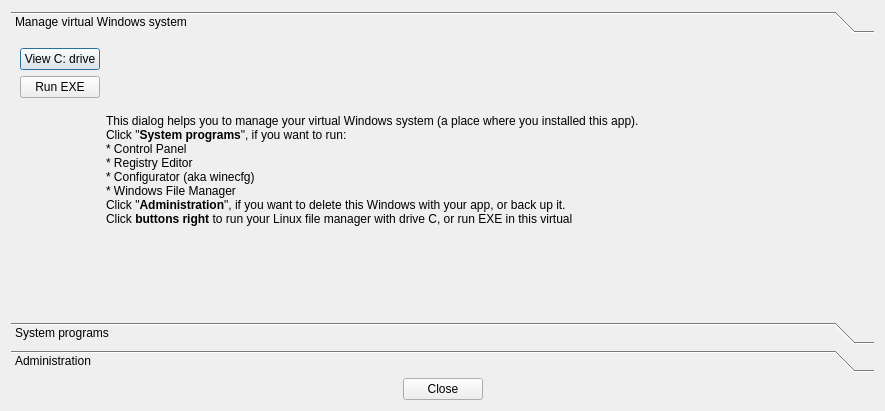
<?xml version="1.0" encoding="UTF-8"?>
<ui version="4.0">
 <class>PrefixDialog</class>
 <widget class="QDialog" name="PrefixDialog">
  <property name="geometry">
   <rect>
    <x>0</x>
    <y>0</y>
    <width>885</width>
    <height>411</height>
   </rect>
  </property>
  <property name="windowTitle">
   <string>Dialog</string>
  </property>
  <property name="windowIcon">
   <iconset resource="res.qrc">
    <normaloff>:/desktop/winegame.png</normaloff>:/desktop/winegame.png</iconset>
  </property>
  <layout class="QVBoxLayout" name="verticalLayout">
   <item>
    <widget class="QToolBox" name="toolBox">
     <property name="currentIndex">
      <number>0</number>
     </property>
     <widget class="QWidget" name="page">
      <property name="geometry">
       <rect>
        <x>0</x>
        <y>0</y>
        <width>867</width>
        <height>283</height>
       </rect>
      </property>
      <attribute name="label">
       <string>Manage virtual Windows system</string>
      </attribute>
      <layout class="QVBoxLayout" name="verticalLayout_2">
       <item>
        <layout class="QGridLayout" name="gridLayout_3">
         <item row="0" column="2" rowspan="3">
          <widget class="QLabel" name="label">
           <property name="text">
            <string>&lt;!DOCTYPE HTML PUBLIC &quot;-//W3C//DTD HTML 4.0//EN&quot; &quot;http://www.w3.org/TR/REC-html40/strict.dtd&quot;&gt;
&lt;html&gt;&lt;head&gt;&lt;meta name=&quot;qrichtext&quot; content=&quot;1&quot; /&gt;&lt;style type=&quot;text/css&quot;&gt;
p, li { white-space: pre-wrap; }
&lt;/style&gt;&lt;/head&gt;&lt;body style=&quot; font-family:'Droid Sans'; font-size:9pt; font-weight:400; font-style:normal;&quot;&gt;
&lt;p style=&quot; margin-top:0px; margin-bottom:0px; margin-left:0px; margin-right:0px; -qt-block-indent:0; text-indent:0px;&quot;&gt;This dialog helps you to manage your virtual Windows system (a place where you installed this app).&lt;/p&gt;
&lt;p style=&quot; margin-top:0px; margin-bottom:0px; margin-left:0px; margin-right:0px; -qt-block-indent:0; text-indent:0px;&quot;&gt;Click &amp;quot;&lt;span style=&quot; font-weight:600;&quot;&gt;System programs&lt;/span&gt;&amp;quot;, if you want to run:&lt;/p&gt;
&lt;p style=&quot; margin-top:0px; margin-bottom:0px; margin-left:0px; margin-right:0px; -qt-block-indent:0; text-indent:0px;&quot;&gt;* Control Panel&lt;/p&gt;
&lt;p style=&quot; margin-top:0px; margin-bottom:0px; margin-left:0px; margin-right:0px; -qt-block-indent:0; text-indent:0px;&quot;&gt;* Registry Editor&lt;/p&gt;
&lt;p style=&quot; margin-top:0px; margin-bottom:0px; margin-left:0px; margin-right:0px; -qt-block-indent:0; text-indent:0px;&quot;&gt;* Configurator (aka winecfg)&lt;/p&gt;
&lt;p style=&quot; margin-top:0px; margin-bottom:0px; margin-left:0px; margin-right:0px; -qt-block-indent:0; text-indent:0px;&quot;&gt;* Windows File Manager&lt;/p&gt;
&lt;p style=&quot; margin-top:0px; margin-bottom:0px; margin-left:0px; margin-right:0px; -qt-block-indent:0; text-indent:0px;&quot;&gt;Click &amp;quot;&lt;span style=&quot; font-weight:600;&quot;&gt;Administration&lt;/span&gt;&amp;quot;, if you want to delete this Windows with your app, or back up it.&lt;/p&gt;
&lt;p style=&quot; margin-top:0px; margin-bottom:0px; margin-left:0px; margin-right:0px; -qt-block-indent:0; text-indent:0px;&quot;&gt;Click &lt;span style=&quot; font-weight:600;&quot;&gt;buttons right&lt;/span&gt; to run your Linux file manager with drive C, or run EXE in this virtual&lt;/p&gt;
&lt;p style=&quot;-qt-paragraph-type:empty; margin-top:0px; margin-bottom:0px; margin-left:0px; margin-right:0px; -qt-block-indent:0; text-indent:0px;&quot;&gt;&lt;/p&gt;&lt;/body&gt;&lt;/html&gt;</string>
           </property>
          </widget>
         </item>
         <item row="0" column="3">
          <spacer name="horizontalSpacer">
           <property name="orientation">
            <enum>Qt::Horizontal</enum>
           </property>
           <property name="sizeHint" stdset="0">
            <size>
             <width>40</width>
             <height>20</height>
            </size>
           </property>
          </spacer>
         </item>
         <item row="0" column="0">
          <widget class="QPushButton" name="cmdC">
           <property name="text">
            <string>View C: drive</string>
           </property>
          </widget>
         </item>
         <item row="1" column="0">
          <widget class="QPushButton" name="cmdEXE">
           <property name="text">
            <string>Run EXE</string>
           </property>
           <property name="default">
            <bool>true</bool>
           </property>
          </widget>
         </item>
        </layout>
       </item>
      </layout>
     </widget>
     <widget class="QWidget" name="page_2">
      <property name="geometry">
       <rect>
        <x>0</x>
        <y>0</y>
        <width>867</width>
        <height>258</height>
       </rect>
      </property>
      <attribute name="label">
       <string>System programs</string>
      </attribute>
      <layout class="QGridLayout" name="gridLayout">
       <item row="0" column="0">
        <widget class="QPushButton" name="cmdWinecfg">
         <property name="text">
          <string>Configurator (aka winecfg)</string>
         </property>
         <property name="flat">
          <bool>true</bool>
         </property>
        </widget>
       </item>
       <item row="1" column="0">
        <widget class="QPushButton" name="cmdReg">
         <property name="text">
          <string>Registry Editor</string>
         </property>
         <property name="flat">
          <bool>true</bool>
         </property>
        </widget>
       </item>
       <item row="2" column="0">
        <widget class="QPushButton" name="cmdFM">
         <property name="text">
          <string>File Manager</string>
         </property>
         <property name="flat">
          <bool>true</bool>
         </property>
        </widget>
       </item>
       <item row="3" column="0">
        <widget class="QPushButton" name="cmdControl">
         <property name="text">
          <string>Control Panel</string>
         </property>
         <property name="flat">
          <bool>true</bool>
         </property>
        </widget>
       </item>
       <item row="5" column="0">
        <widget class="QPushButton" name="cmdTask">
         <property name="text">
          <string>Task Manager</string>
         </property>
         <property name="flat">
          <bool>true</bool>
         </property>
        </widget>
       </item>
       <item row="8" column="0">
        <widget class="QPushButton" name="cmdUninst">
         <property name="text">
          <string>Install/Remove programs</string>
         </property>
         <property name="flat">
          <bool>true</bool>
         </property>
        </widget>
       </item>
       <item row="6" column="0">
        <widget class="QPushButton" name="cmdWP">
         <property name="text">
          <string>WordPad</string>
         </property>
         <property name="flat">
          <bool>true</bool>
         </property>
        </widget>
       </item>
       <item row="9" column="0">
        <widget class="QPushButton" name="cmdTerm">
         <property name="text">
          <string>Command Line Terminal</string>
         </property>
         <property name="flat">
          <bool>true</bool>
         </property>
        </widget>
       </item>
       <item row="7" column="0">
        <widget class="QPushButton" name="cmdNotepad">
         <property name="text">
          <string>Notepad</string>
         </property>
         <property name="flat">
          <bool>true</bool>
         </property>
        </widget>
       </item>
      </layout>
     </widget>
     <widget class="QWidget" name="page_3">
      <property name="geometry">
       <rect>
        <x>0</x>
        <y>0</y>
        <width>867</width>
        <height>258</height>
       </rect>
      </property>
      <attribute name="label">
       <string>Administration</string>
      </attribute>
      <layout class="QGridLayout" name="gridLayout_2">
       <item row="0" column="0">
        <widget class="QPushButton" name="cmdBoot">
         <property name="text">
          <string>Reboot virtual Windows</string>
         </property>
         <property name="flat">
          <bool>true</bool>
         </property>
        </widget>
       </item>
       <item row="1" column="0">
        <widget class="QPushButton" name="cmdRemove">
         <property name="text">
          <string>Remove this system and close dialog</string>
         </property>
         <property name="flat">
          <bool>true</bool>
         </property>
        </widget>
       </item>
      </layout>
     </widget>
    </widget>
   </item>
   <item>
    <widget class="QDialogButtonBox" name="buttonBox">
     <property name="orientation">
      <enum>Qt::Horizontal</enum>
     </property>
     <property name="standardButtons">
      <set>QDialogButtonBox::Close</set>
     </property>
     <property name="centerButtons">
      <bool>true</bool>
     </property>
    </widget>
   </item>
  </layout>
 </widget>
 <resources>
  <include location="res.qrc"/>
 </resources>
 <connections>
  <connection>
   <sender>buttonBox</sender>
   <signal>accepted()</signal>
   <receiver>PrefixDialog</receiver>
   <slot>accept()</slot>
   <hints>
    <hint type="sourcelabel">
     <x>248</x>
     <y>254</y>
    </hint>
    <hint type="destinationlabel">
     <x>157</x>
     <y>274</y>
    </hint>
   </hints>
  </connection>
  <connection>
   <sender>buttonBox</sender>
   <signal>rejected()</signal>
   <receiver>PrefixDialog</receiver>
   <slot>reject()</slot>
   <hints>
    <hint type="sourcelabel">
     <x>316</x>
     <y>260</y>
    </hint>
    <hint type="destinationlabel">
     <x>286</x>
     <y>274</y>
    </hint>
   </hints>
  </connection>
 </connections>
</ui>
